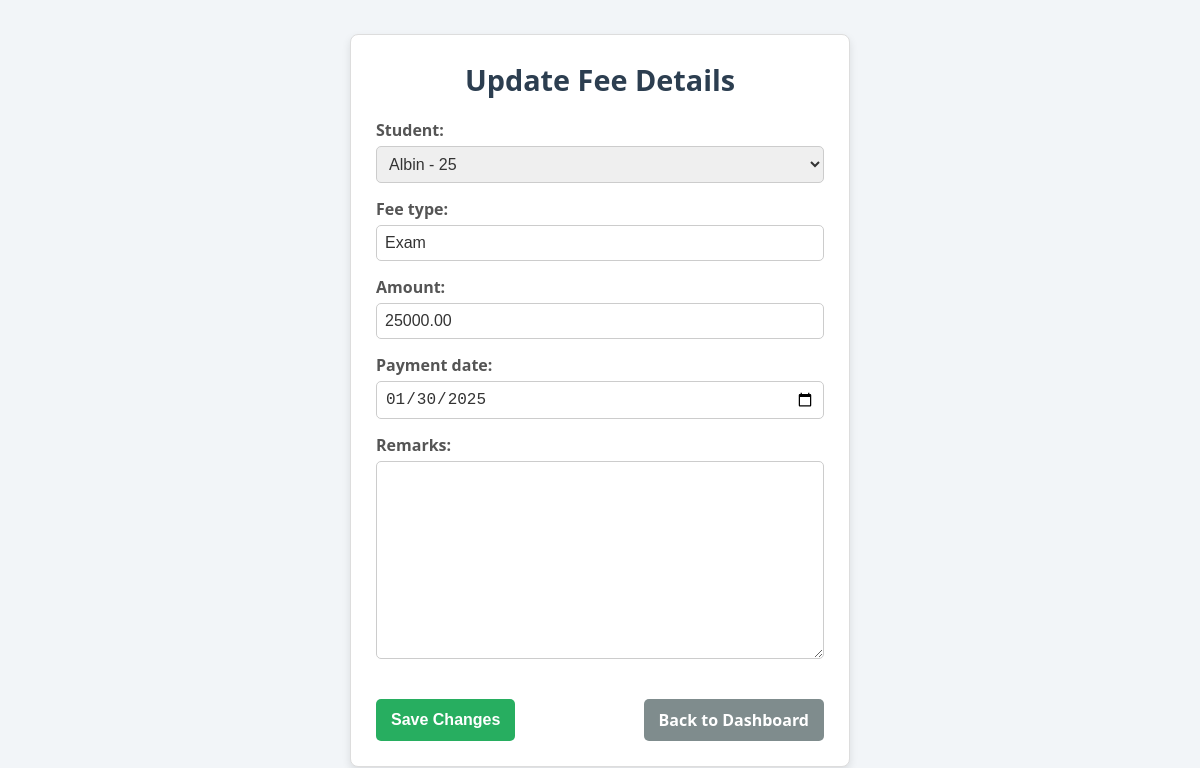
Screenshot of /api/edit-fee/6/ (signed in) with the database file from the repository.
### school_app/models.py (models this page shows, shortened)
class FeesHistory(models.Model):
    student = models.ForeignKey(Student, on_delete=models.CASCADE, related_name='fees_records')
    fee_type = models.CharField(max_length=50)  # Renamed from fee_type
    amount = models.DecimalField(max_digits=10, decimal_places=2)
    payment_date = models.DateField()
    remarks = models.TextField(null=True, blank=True)

### school_app/views.py (the view)
# urls.py: path('edit-fee/<int:fee_id>/', views.edit_fee, name='edit_fee'),
@login_required
def edit_fee(request, fee_id):
    fee = FeesHistory.objects.get(id=fee_id)
    if request.user.role not in ['admin', 'staff']:
        messages.error(request, "You are not authorized to perform this action.")
        return redirect('login')
    if request.method == 'POST':
        form = FeesHistoryForm(request.POST, instance=fee)
        if form.is_valid():
            form.save()
            messages.success(request, "Fee record updated successfully.")
            return redirect('office_staff_dashboard')
    else:
        form = FeesHistoryForm(instance=fee)
    return render(request, 'edit_fee.html', {'form': form})

### school_app/forms.py
class FeesHistoryForm(forms.ModelForm):
    class Meta:
        model = FeesHistory
        fields = ['student', 'fee_type', 'amount', 'payment_date', 'remarks']  # Add any other fields as needed
        widgets = {
            'payment_date': forms.DateInput(attrs={'type': 'date'}),
        }

### school_app/models.py (called while the page is built)
    def __str__(self):
        return f"{self.name} - {self.roll_number}"

### school_app/Templates/edit_fee.html (shortened to what this page needs)
<!DOCTYPE html>
<html lang="en">
<head>
    {% load static %}
</head>
<body>
    <div class="form-container">
        <h1>Update Fee Details</h1>
        <form method="POST" novalidate>
            {{ form.as_p }}
            <div class="btn-container">
                <button type="submit">Save Changes</button>
                <a href="{% url 'office_staff_dashboard' %}" class="back-btn">Back to Dashboard</a>
            </div>
        </form>
    </div>
</body>
</html>

### school_app/Templates/edit_fee.html (style rules this page uses)
* { margin: 0; padding: 0; box-sizing: border-box; }
body { font-family: 'Segoe UI', Tahoma, Geneva, Verdana, sans-serif; background-color: #f2f5f8; color: #333; display: flex; justify-content: center; align-items: center; min-height: 100vh; padding: 10px; }
.form-container { background-color: #ffffff; border: 1px solid #ddd; border-radius: 8px; box-shadow: 0 4px 8px rgba(0, 0, 0, 0.1); width: 100%; max-width: 500px; padding: 25px; text-align: left; }
.form-container h1 { font-size: 1.8rem; color: #2c3e50; text-align: center; margin-bottom: 20px; }
form label { font-weight: bold; color: #555; display: block; margin-bottom: 5px; }
form input, form textarea, form select { width: 100%; padding: 8px; margin-bottom: 15px; border: 1px solid #ccc; border-radius: 5px; font-size: 1rem; color: #333; }
.btn-container { display: flex; justify-content: space-between; margin-top: 20px; }
button, .back-btn { text-decoration: none; display: inline-block; padding: 10px 15px; font-size: 1rem; font-weight: bold; color: #fff; border: none; border-radius: 5px; cursor: pointer; text-align: center; transition: background-color 0.3s ease; }
button { background-color: #27ae60; }
.back-btn { background-color: #7f8c8d; }

### rows the page displays
FeesHistory: student "Albin - 25", fee_type "Exam", amount "25000.00", payment_date "01/30/2025"
